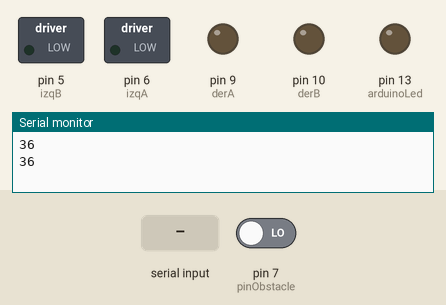
This sketch was run on a simulated Arduino Uno, built with avr-gcc and run on an emulated ATmega328P. Parts: switched loads named in the sketch (green lamp = pin HIGH), output pins drawn as LEDs (lit = HIGH), the last lines printed to the serial monitor. Inputs (shaded band) come from the test bench; at power-on: pin 7 (pinObstacle) LOW.

Above: at 1.2 s.
1.3 s: "1" received over Serial
At 2.0 s:
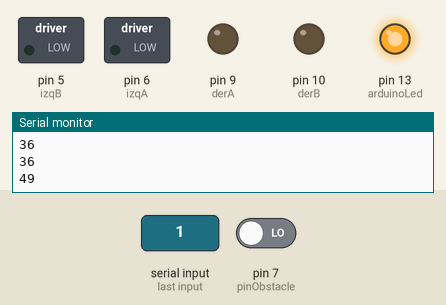
2.8 s: "2" received over Serial
At 3.1 s:
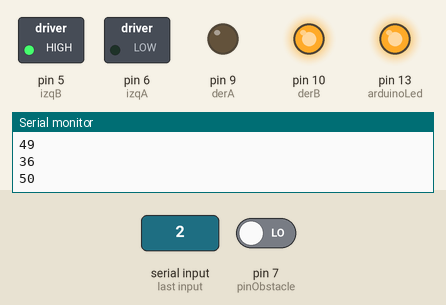
4.3 s: "3" received over Serial
At 5.5 s:
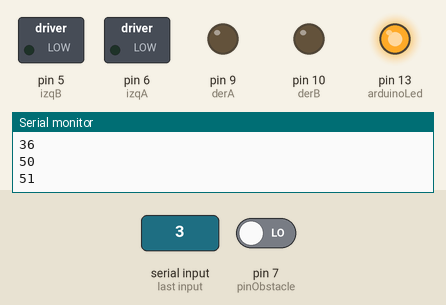
5.8 s: pin 7 (pinObstacle) driven HIGH
At 6.6 s:
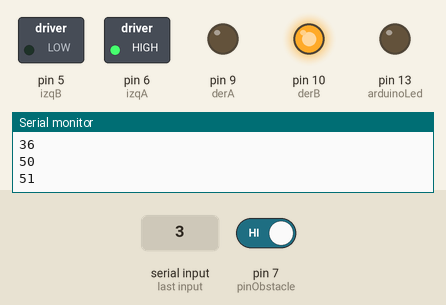
7.3 s: "4" received over Serial
At 7.8 s:
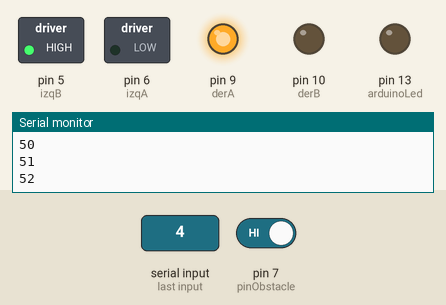
8.8 s: "1" received over Serial
At 10.1 s:
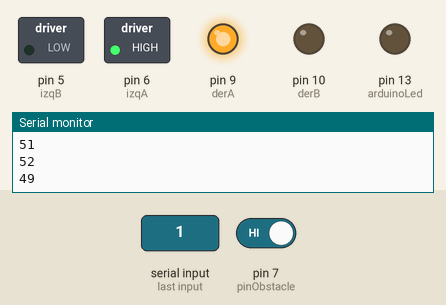
Timing chart, 0 to 11.3 s (numbered marks = the images above; inputs shaded):
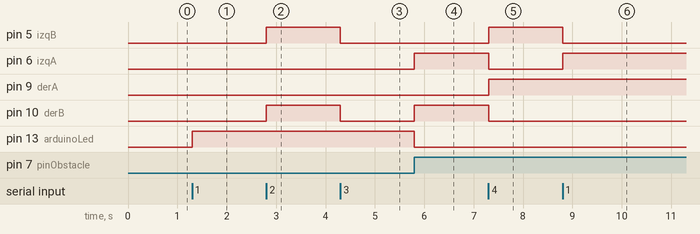

The sketch:

batimovil-arduino.ino
```cpp
#include <SoftwareSerial.h>
#include <TinyGPS.h>

TinyGPS gps;
SoftwareSerial ss(4, 3);

static void smartdelay(unsigned long ms);
static void print_float(float val, float invalid, int len, int prec);
static void print_int(unsigned long val, unsigned long invalid, int len);
static void print_date(TinyGPS &gps);
static void print_str(const char *str, int len);

int izqA = 6;
int izqB = 5;
int derA = 9;
int derB = 10;
int vel = 255;            // Velocidad de los motores (0-255)
int bluetoothState = '5';         // inicia detenido

const byte pinObstacle = 7;
const byte arduinoLed = 13;

int haveObstacle = HIGH;
bool isReverseActive = false;

void setup()  {
  pinMode(derA, OUTPUT);
  pinMode(derB, OUTPUT);
  pinMode(izqA, OUTPUT);
  pinMode(izqB, OUTPUT);

  pinMode(arduinoLed, OUTPUT);

  Serial.begin(9600);

  /*Serial.println("Latitude  Longitude   Course");
  Serial.println(" (deg)     (deg) --- to London ----");
  Serial.println("-----------------------------------");

  ss.begin(9600);*/
}

void loop()  {

  if(Serial.available() > 0){        // lee el bluetooth y almacena en bluetoothState
    bluetoothState = Serial.read();
    Serial.println(bluetoothState);
  }
  if(bluetoothState == '1'){           // Boton desplazar al Frente

    if(!canMoveDrone()){
      stopEngines();
      return;
    }

    moveForward();
  }

  if(bluetoothState == '2'){          // Boton Reversa
    moveBackward();
  }

  if(bluetoothState == '3'){          // Boton IZQ
    if(!canMoveDrone()){
      stopEngines();
      return;
    }

    leftForward();
  }

  if(bluetoothState == '4'){          // Boton DER
    if(!canMoveDrone()){
      stopEngines();
      return;
    }

    rightForward();
  }

  if(bluetoothState == '5'){         // Boton Parar
    stopEngines();
  }
}

/* Proximity Methods */

bool canMoveDrone(){
  haveObstacle = digitalRead(pinObstacle);

  if(haveObstacle == LOW){
    digitalWrite(arduinoLed, HIGH);
    return false;
  }

  digitalWrite(arduinoLed, LOW);
  return true;
}

/*Car Methods*/

void moveForward(){
  analogWrite(derB, 0);
  analogWrite(izqB, 0);
  analogWrite(derA, vel);
  analogWrite(izqA, vel);
}

void moveBackward(){
  analogWrite(derA, 0);
  analogWrite(izqA, 0);
  analogWrite(derB, vel);
  analogWrite(izqB, vel);
}

void stopForwardEngines(){
  analogWrite(derA, 0);
  analogWrite(izqA, 0);
}

void stopBackwardEngines(){
  analogWrite(derB, 0);
  analogWrite(izqB, 0);
}

void stopEngines(){
  stopForwardEngines();
  stopBackwardEngines();
}

void rightForward(){
  analogWrite(derB, 0);
  analogWrite(izqA, 0);
  analogWrite(izqB, vel);
  analogWrite(derA, vel);
}

void leftForward(){
  analogWrite(derA, 0);
  analogWrite(derB, vel);
  analogWrite(izqB, 0);
  analogWrite(izqA, vel);
}

void rightBackward(){
  analogWrite(derA, 0);
  analogWrite(derB, 0);
  analogWrite(izqA, 0);
  analogWrite(izqB, vel);
}

void leftBackward(){
  analogWrite(derA, 0);
  analogWrite(izqB, 0);
  analogWrite(izqA, 0);
  analogWrite(derB, vel);

}

/* GPS Methods */

void getGPSPosition(){
  float flat, flon;
  unsigned long age, date, time, chars = 0;
  unsigned short sentences = 0, failed = 0;
  static const double LONDON_LAT = 51.508131, LONDON_LON = -0.128002;
  static const double BRASIL_LAT = -9.602966, BRASIL_LON = -52.613936;

  print_int(gps.satellites(), TinyGPS::GPS_INVALID_SATELLITES, 5);
  print_int(gps.hdop(), TinyGPS::GPS_INVALID_HDOP, 5);
  gps.f_get_position(&flat, &flon, &age);
  print_float(flat, TinyGPS::GPS_INVALID_F_ANGLE, 10, 6);
  print_float(flon, TinyGPS::GPS_INVALID_F_ANGLE, 11, 6);
  print_int(age, TinyGPS::GPS_INVALID_AGE, 5);
  print_date(gps);
  print_float(gps.f_altitude(), TinyGPS::GPS_INVALID_F_ALTITUDE, 7, 2);
  print_float(gps.f_course(), TinyGPS::GPS_INVALID_F_ANGLE, 7, 2);
  print_float(gps.f_speed_kmph(), TinyGPS::GPS_INVALID_F_SPEED, 6, 2);
  print_str(gps.f_course() == TinyGPS::GPS_INVALID_F_ANGLE ? "*** " : TinyGPS::cardinal(gps.f_course()), 6);
  print_int(flat == TinyGPS::GPS_INVALID_F_ANGLE ? 0xFFFFFFFF : (unsigned long)TinyGPS::distance_between(flat, flon, BRASIL_LAT, BRASIL_LON) / 1000, 0xFFFFFFFF, 9);
  print_float(flat == TinyGPS::GPS_INVALID_F_ANGLE ? TinyGPS::GPS_INVALID_F_ANGLE : TinyGPS::course_to(flat, flon, BRASIL_LAT, BRASIL_LON), TinyGPS::GPS_INVALID_F_ANGLE, 7, 2);
  print_str(flat == TinyGPS::GPS_INVALID_F_ANGLE ? "*** " : TinyGPS::cardinal(TinyGPS::course_to(flat, flon, BRASIL_LAT, BRASIL_LON)), 6);

  gps.stats(&chars, &sentences, &failed);
  print_int(chars, 0xFFFFFFFF, 6);
  print_int(sentences, 0xFFFFFFFF, 10);
  print_int(failed, 0xFFFFFFFF, 9);
  Serial.println();

  smartdelay(1000);
}

static void smartdelay(unsigned long ms)
{
  unsigned long start = millis();
  do
  {
    while (ss.available())
      gps.encode(ss.read());
  } while (millis() - start < ms);
}

static void print_float(float val, float invalid, int len, int prec)
{
  if (val == invalid)
  {
    while (len-- > 1)
      Serial.print('*');
    Serial.print(' ');
  }
  else
  {
    Serial.print(val, prec);
    int vi = abs((int)val);
    int flen = prec + (val < 0.0 ? 2 : 1); // . and -
    flen += vi >= 1000 ? 4 : vi >= 100 ? 3 : vi >= 10 ? 2 : 1;
    for (int i=flen; i<len; ++i)
      Serial.print(' ');
  }
  smartdelay(0);
}

static void print_int(unsigned long val, unsigned long invalid, int len)
{
  char sz[32];
  if (val == invalid)
    strcpy(sz, "*******");
  else
    sprintf(sz, "%ld", val);
  sz[len] = 0;
  for (int i=strlen(sz); i<len; ++i)
    sz[i] = ' ';
  if (len > 0)
    sz[len-1] = ' ';
  Serial.print(sz);
  smartdelay(0);
}

static void print_date(TinyGPS &gps)
{
  int year;
  byte month, day, hour, minute, second, hundredths;
  unsigned long age;
  gps.crack_datetime(&year, &month, &day, &hour, &minute, &second, &hundredths, &age);
  if (age == TinyGPS::GPS_INVALID_AGE)
    Serial.print("********** ******** ");
  else
  {
    char sz[32];
    sprintf(sz, "%02d/%02d/%02d %02d:%02d:%02d ",
        month, day, year, hour, minute, second);
    Serial.print(sz);
  }
  print_int(age, TinyGPS::GPS_INVALID_AGE, 5);
  smartdelay(0);
}

static void print_str(const char *str, int len)
{
  int slen = strlen(str);
  for (int i=0; i<len; ++i)
    Serial.print(i<slen ? str[i] : ' ');
  smartdelay(0);
}
```

Measured:
- after the input at 1.3 s, pin 13 (arduinoLed): LOW → HIGH at once
- after the input at 2.8 s, pin 5 (izqB), pin 10 (derB): LOW → HIGH at once
- after the input at 4.3 s, pin 5 (izqB), pin 10 (derB): HIGH → LOW at once
- after the input at 5.8 s, pin 6 (izqA), pin 10 (derB): LOW → HIGH at once; pin 13 (arduinoLed): HIGH → LOW at once
- after the input at 7.3 s, pin 5 (izqB), pin 9 (derA): LOW → HIGH at once; pin 6 (izqA), pin 10 (derB): HIGH → LOW at once
- after the input at 8.8 s, pin 5 (izqB): HIGH → LOW at once; pin 6 (izqA): LOW → HIGH at once
